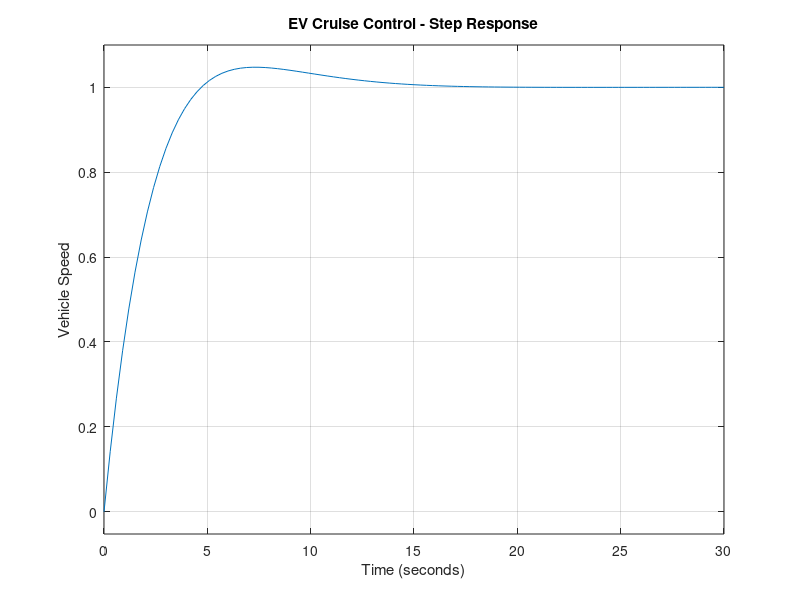

MATLAB code for this plot: (Note: this script raises an error after producing the figure.)
clc;
clear;
close all;

%% ELECTRIC VEHICLE CRUISE CONTROL
% Vehicle Transfer Function:
% G(s) = 1 / (5s + 1)

s = tf('s');

%% Plant Model
G = 1/(5*s + 1);

disp('Vehicle Transfer Function:')
G

%% PI Controller Design
% Tuned values to satisfy:
% Steady-state error < 2%
% Overshoot < 5%

Kp = 2.5;
Ki = 0.8;

C = Kp + Ki/s;

disp('PI Controller:')
C

%% Closed Loop System
T = feedback(C*G,1);

%% Step Response
figure;
step(T,30);
grid on;

title('EV Cruise Control - Step Response');
xlabel('Time (seconds)');
ylabel('Vehicle Speed');

%% Performance Metrics
info = stepinfo(T);

disp('Performance Metrics:')
disp(info)

%% Check Steady State Error
ess = abs(1 - dcgain(T));

fprintf('\nSteady State Error = %.4f\n', ess);

%% Disturbance Introduction at t = 10 sec
% Simulating road slope disturbance

t = 0:0.01:30;

% Unit step input (desired speed)
u = ones(size(t));

% Disturbance signal
d = zeros(size(t));
d(t >= 10) = -0.2;   % disturbance after 10 sec

% Closed-loop response
[y1,t1] = lsim(T,u,t);

% Disturbance response
[y2,t2] = lsim(G,d,t);

% Total output
y = y1 + y2;

%% Plot Response with Disturbance
figure;
plot(t,y,'b','LineWidth',2);
hold on;
xline(10,'r--','Disturbance at t = 10s');

grid on;

title('EV Cruise Control with Road Disturbance');
xlabel('Time (seconds)');
ylabel('Vehicle Speed');

legend('Vehicle Speed','Disturbance Applied');

%% Root Locus (Optional Analysis)
figure;
rlocus(C*G);
grid on;
title('Root Locus of EV Cruise Control System');

%% Bode Plot (Optional)
figure;
bode(T);
grid on;
title('Bode Plot of Closed Loop System');
